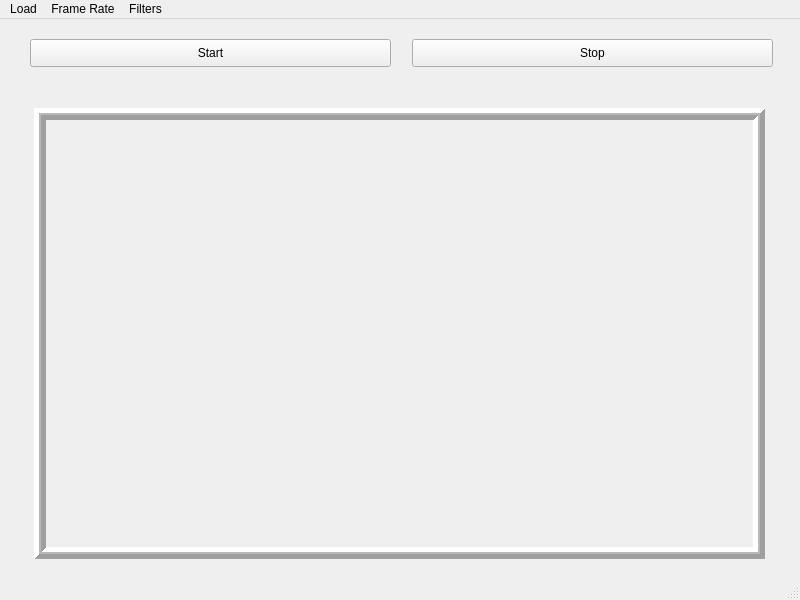
<?xml version="1.0" encoding="UTF-8"?>
<ui version="4.0">
 <class>MainWindow</class>
 <widget class="QMainWindow" name="MainWindow">
  <property name="geometry">
   <rect>
    <x>0</x>
    <y>0</y>
    <width>800</width>
    <height>600</height>
   </rect>
  </property>
  <property name="windowTitle">
   <string>MainWindow</string>
  </property>
  <widget class="QWidget" name="centralwidget">
   <widget class="QPushButton" name="pushButtonStart">
    <property name="geometry">
     <rect>
      <x>30</x>
      <y>20</y>
      <width>361</width>
      <height>28</height>
     </rect>
    </property>
    <property name="text">
     <string>Start</string>
    </property>
   </widget>
   <widget class="QPushButton" name="pushButtonStop">
    <property name="geometry">
     <rect>
      <x>412</x>
      <y>20</y>
      <width>361</width>
      <height>28</height>
     </rect>
    </property>
    <property name="text">
     <string>Stop</string>
    </property>
   </widget>
   <widget class="QLabel" name="imgBox">
    <property name="geometry">
     <rect>
      <x>34</x>
      <y>89</y>
      <width>731</width>
      <height>451</height>
     </rect>
    </property>
    <property name="frameShape">
     <enum>QFrame::Box</enum>
    </property>
    <property name="frameShadow">
     <enum>QFrame::Raised</enum>
    </property>
    <property name="lineWidth">
     <number>5</number>
    </property>
    <property name="midLineWidth">
     <number>2</number>
    </property>
    <property name="text">
     <string/>
    </property>
   </widget>
  </widget>
  <widget class="QMenuBar" name="menubar">
   <property name="geometry">
    <rect>
     <x>0</x>
     <y>0</y>
     <width>800</width>
     <height>26</height>
    </rect>
   </property>
   <widget class="QMenu" name="menu">
    <property name="title">
     <string>Load</string>
    </property>
    <addaction name="actionImage_Folder"/>
    <addaction name="actionOffline_Video"/>
    <addaction name="actionLive_Cam_Stream"/>
   </widget>
   <widget class="QMenu" name="menuFrame_Rate">
    <property name="title">
     <string>Frame Rate</string>
    </property>
    <addaction name="action1_FPS"/>
    <addaction name="action3_FPS"/>
    <addaction name="action10_FPS"/>
    <addaction name="action25_FPS"/>
   </widget>
   <widget class="QMenu" name="menuFilters">
    <property name="title">
     <string>Filters</string>
    </property>
    <addaction name="actionGrayScale"/>
    <addaction name="actionEdge_Filter"/>
   </widget>
   <addaction name="menu"/>
   <addaction name="menuFrame_Rate"/>
   <addaction name="menuFilters"/>
  </widget>
  <widget class="QStatusBar" name="statusbar"/>
  <action name="actionImage_Folder">
   <property name="text">
    <string>Image Folder</string>
   </property>
  </action>
  <action name="actionOffline_Video">
   <property name="text">
    <string>Offline Video</string>
   </property>
  </action>
  <action name="actionLive_Cam_Stream">
   <property name="text">
    <string>Live Cam Stream</string>
   </property>
  </action>
  <action name="action1_FPS">
   <property name="text">
    <string>1 FPS</string>
   </property>
  </action>
  <action name="action3_FPS">
   <property name="text">
    <string>3 FPS</string>
   </property>
  </action>
  <action name="action10_FPS">
   <property name="text">
    <string>10 FPS</string>
   </property>
  </action>
  <action name="action25_FPS">
   <property name="text">
    <string>25 FPS</string>
   </property>
  </action>
  <action name="actionGrayScale">
   <property name="text">
    <string>GrayScale</string>
   </property>
  </action>
  <action name="actionEdge_Filter">
   <property name="text">
    <string>Edge Filter</string>
   </property>
  </action>
 </widget>
 <resources/>
 <connections/>
</ui>
